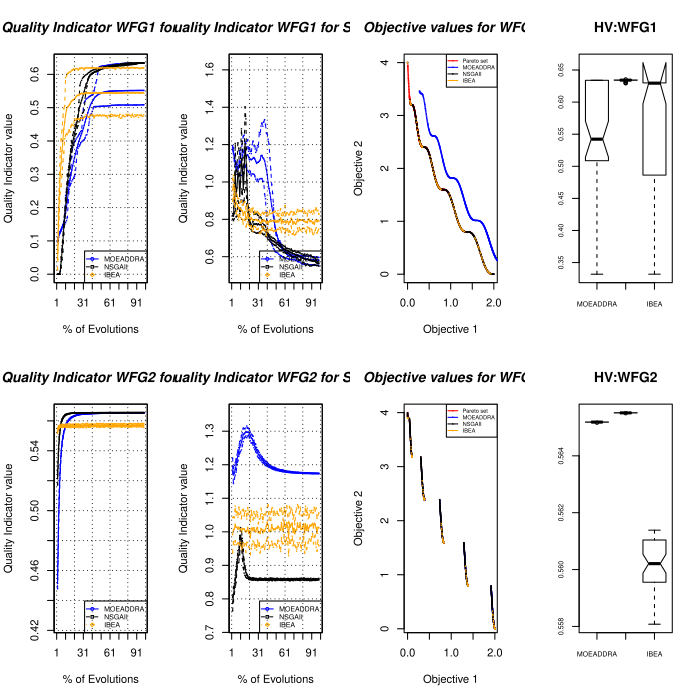

Reproduce this figure in R.
#############################################################
#		ExecuteJMetal 	::R functions::
#
#	Author: Lucas Prestes		lucas.prestes.lp@gmail.com
#
#############################################################
#			SCRIPT START HERE
#
#	These are examples of how to call the methods
#
#		ATTENTION! The function "linePlotEvolution" only can by plotter with the data files, 
#						see the algorithm in java /ExecuteJMetal/src/org.uma.jmetal.util.experiment.component/GenerateEvolutionChart.java
#	
#############################################################
#the file must be executed in same directory of main.R
source("main.R") #load these functions

par(mfrow=c(2,4)) #set number of plot/page
#pdf("Rplot.pdf", width=15,height=11)#paper="A4")

algorithms <- c("MOEADDRA","NSGAII","IBEA")
instances2obj <- c("WFG1","WFG2","WFG4","WFG7","ZDT1","ZDT2","ZDT3","ZDT6")#c(setBenchmark("WFG"),setBenchmark("ZDT"))
instances3obj <- c("DTLZ1","DTLZ2","DTLZ3","DTLZ4","DTLZ7")#setBenchmark("DTLZ")



for(instance in instances2obj){
	linePlotEvolution(instance,"HV",algorithms)
	linePlotEvolution(instance,"Spread",algorithms)
	objectivePoints(instance, algorithms)	
	JMetalBoxplot(algorithms, "HV", instance)
}



for(instance in instances3obj){
	linePlotEvolution(instance,"HV",algorithms)
	linePlotEvolution(instance,"Spread",algorithms)
	objectivePoints3D(instance, algorithms)	
	JMetalBoxplot(algorithms, "HV", instance)
}
